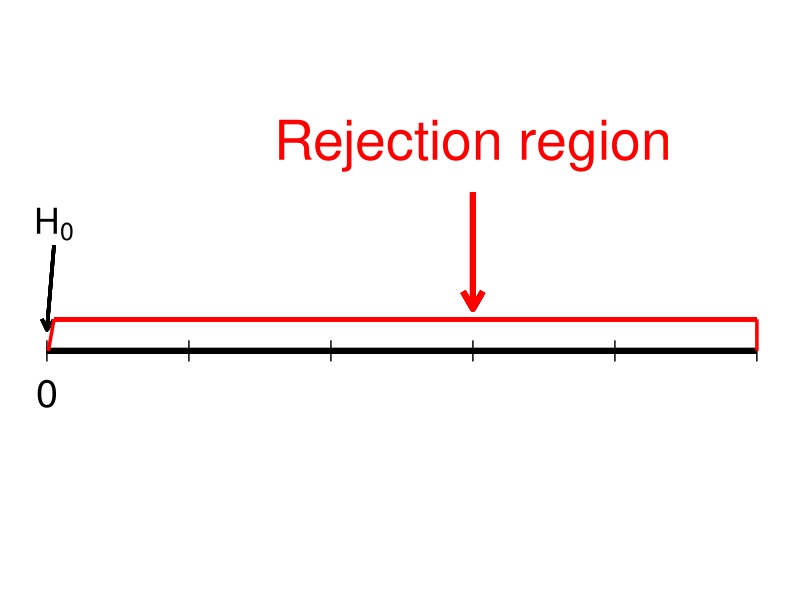

The R source for this figure:
rm(list=ls())
library(ggplot2)
library(grid)
######################################
#
# Figure 1.2. ENTA
#
#
# (1) ggplot2 
#
#
#####################################


# (1)

x = 0:5
y= -2:3
d <- data.frame(x=x,y=y)


g <- ggplot(d, aes(x,y)) +geom_blank() +geom_segment(aes(x=0, xend=5, y=0, yend=0), size=2)+
annotate("segment", x=0:5, xend=0:5, y=0.1, yend=-0.1)+
annotate("text", x=0, y=-0.4, label="0", size=10)+
geom_segment(aes(x=0.05, xend=0, y=1, yend=0.2), arrow=arrow(length=unit(0.3, "cm")),size=1.2)+
annotate("text", x=0.05, y=1.2, label=as.character(expression(H[0])), size=9, parse=TRUE) 

g2 <- g +geom_segment(aes(x=0.05, xend=5, y=0.3, yend=0.3), size=1.5, col="red")+
 annotate("segment", x=c(0.05, 5), xend=c(0.01, 5), y=0.3, yend=0, size=1.2,col="red")+
 annotate("text",x=3,y=2, label="Rejection region", size=14, col="red")+
geom_segment(aes(x=3, xend=3, y=1.5, yend=0.4), arrow=arrow(length=unit(0.5, "cm")),size=2, col="red")

g2 +theme(axis.line=element_blank(), axis.text=element_blank(), axis.ticks=element_blank(),
		axis.title=element_blank(), panel.background=element_blank(),
		panel.border=element_blank(), panel.grid.major=element_blank(), panel.grid.minor=element_blank())	 


